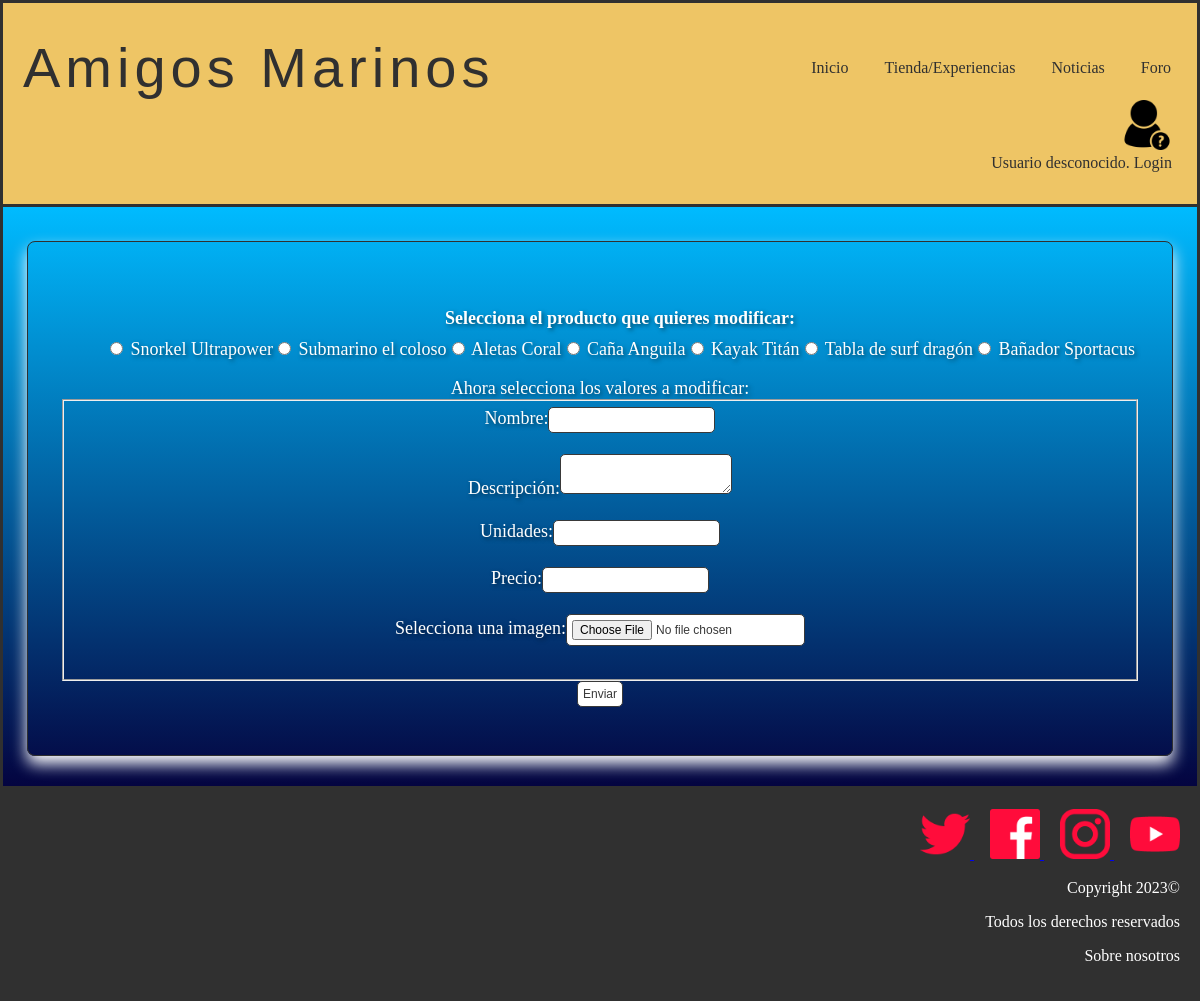
Page /modificarProducto.php on the earlier database version.
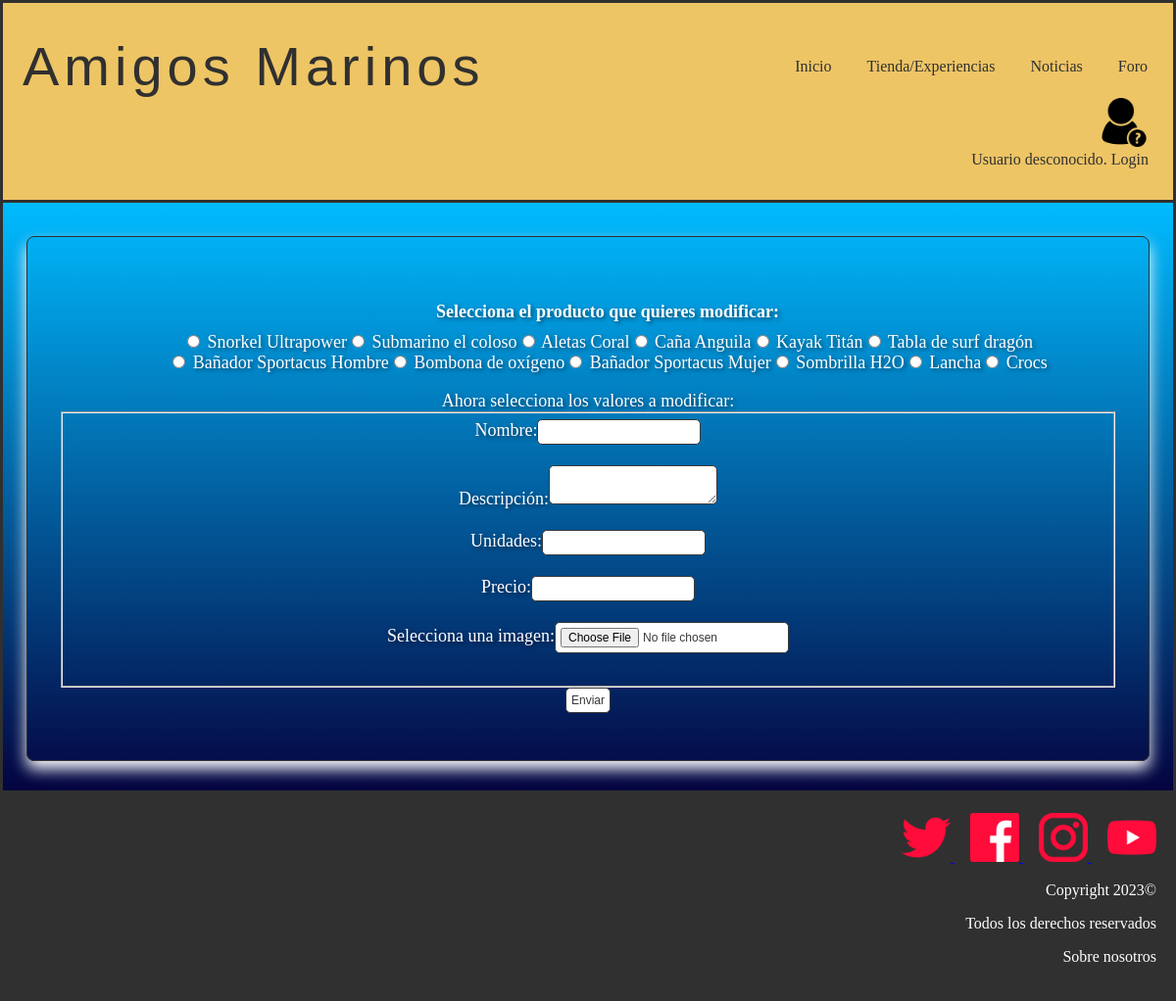
Same page on the later database version.
### tables this page shows
CREATE TABLE IF NOT EXISTS `producto` (
  `nombre` varchar(25) NOT NULL,
  `id` int(11) NOT NULL AUTO_INCREMENT,
  `descripcion` text NOT NULL,
  `unidades` int(11) NOT NULL,
  `precio` float NOT NULL,
  `imagen` varchar(50) NOT NULL,
  PRIMARY KEY (`id`)
);

### includes/producto.php (called while the page is built, shortened)
<?php
class Producto {
    private $nombre;
    private $id;
    private $descripcion;
    private $unidades;
    private $precio;
    private $urlImagen;
    private function __construct($id = NULL , $descripcion, $unidades, $precio, $urlImagen, $nombre)
    {
        $this->id = $id;
        $this->descripcion = $descripcion;
        $this->unidades = $unidades;
        $this->nombre = $nombre;
        $this->precio = $precio;
        $this->urlImagen = $urlImagen;
    }
    public static function cargarProductos(){
        $productos = [];
        $conn = Aplicacion::getInstance()->getConexionBd();
        $query = "SELECT * FROM producto";
        $resultado = mysqli_query($conn, $query);
        if(mysqli_num_rows($resultado) > 0){
            $i = 0;
            while($fila = $resultado->fetch_assoc()){
                $productos[$i] = new Producto($fila["id"], $fila["descripcion"], $fila["unidades"], $fila["precio"], $fila["imagen"], $fila["nombre"]);
                $i++;
            }
            return $productos;
        }
        else{
            return false;
        }
    }
    public function getId()
    {
        return $this->id;
    }
    public function getNombre()
    {
        return $this->nombre;
    }
    public function getDescripcion(){
        return $this->descripcion;
    }
    public function getImagen(){
        return $this->urlImagen;
    }
    public function getPrecio(){
        return $this->precio;
    }
    public function getUnidades(){
        return $this->unidades;
    }
}
?>

### modificarProducto.php (the view, shortened to what this page needs)
<?php
    require_once __DIR__.'/includes/Producto.php';
?>
<!DOCTYPE html>
<html>
    <head>
        <link href= "./css/style.css" rel="stylesheet" type="text/css">
    </head>
    <body>
            <?php
                require ('./includes/comun/cabecera.php');
            ?>
            <main>
            <div class="container">
                <div class="productos">
                    <ul class="modificarProductos">
                        <?php
                            $productos = Producto::cargarProductos();
                            if(empty($productos)){
                                echo '<h2>No hay productos en la tienda</h2>';
                            }
                            else{
                                echo '<form action="validarEdicion.php?es=producto" method="post" enctype="multipart/form-data">';
                                echo '<label>Selecciona el producto que quieres modificar:</label>';
                                foreach($productos as $p){
                                    $id = $p->getId();
                                    $nombre = $p->getNombre();
                                    $descripcion = $p->getDescripcion();
                                    $unidades = $p->getUnidades();
                                    $precio = $p->getPrecio();
                                    $imagen = $p->getImagen();
                                    echo "<li><input type='radio' name='producto' value='". $id ."' data-nombre='". $nombre ."' data-descripcion='". $descripcion ."' data-unidades='". $unidades ."' data-precio='". $precio ."' data-imagen='". $imagen ."'> ". $nombre ."</li>";
                                }
                                echo '</ul>';
                                echo '<label>Ahora selecciona los valores a modificar: </label>';
                                echo '<fieldset>';
                                echo '<label for="nombre">Nombre:</label>';
                                echo '<input type="text" name="nombre" id="nombre"><br><br>';
                                echo '<label for="descripcion">Descripción:</label>';
                                echo '<textarea name="descripcion" id="descripcion"></textarea><br><br>';
                                echo '<label for="unidades">Unidades:</label>';
                                echo '<input type="number" name="unidades" id="unidades" min="0"><br><br>';
                                echo '<label for="precio">Precio:</label>';
                                echo '<input type="number" name="precio" id="precio" min="0"><br><br>';
                                echo '<label for="imagen">Selecciona una imagen:</label>';
                                echo '<input type="file" name="imagen" id="imagen"><br><br>';
                                echo '</fieldset>';
                                echo '<input type="submit" value="Enviar">';
                            }
                        ?>
                </div>
            </div>
        <?php
            require('./includes/comun/pie.php');
        ?>
        </main>
    </body>
</html>

Differences in the rows shown:
changed producto: nombre "Bañador Sportacus" → "Bañador Sportacus Hombre"
added producto: nombre "Bombona de oxígeno"
added producto: nombre "Bañador Sportacus Mujer"
added producto: nombre "Sombrilla H2O"
added producto: nombre "Lancha"
added producto: nombre "Crocs"
